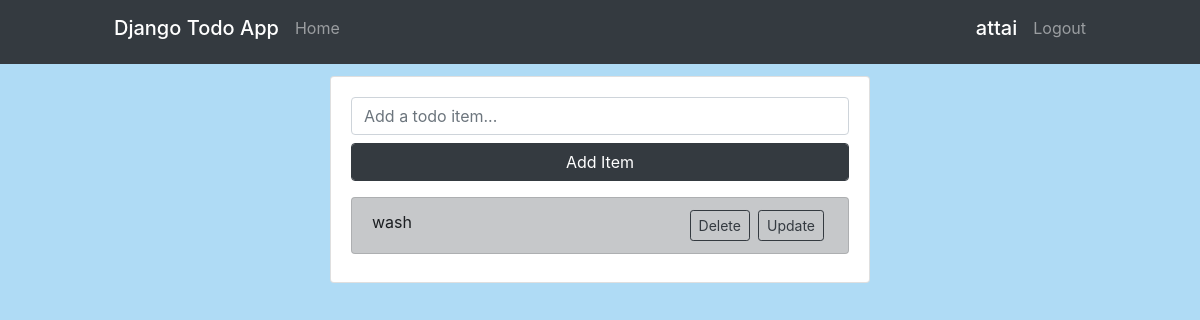
Before: / (signed in) with the older database file.
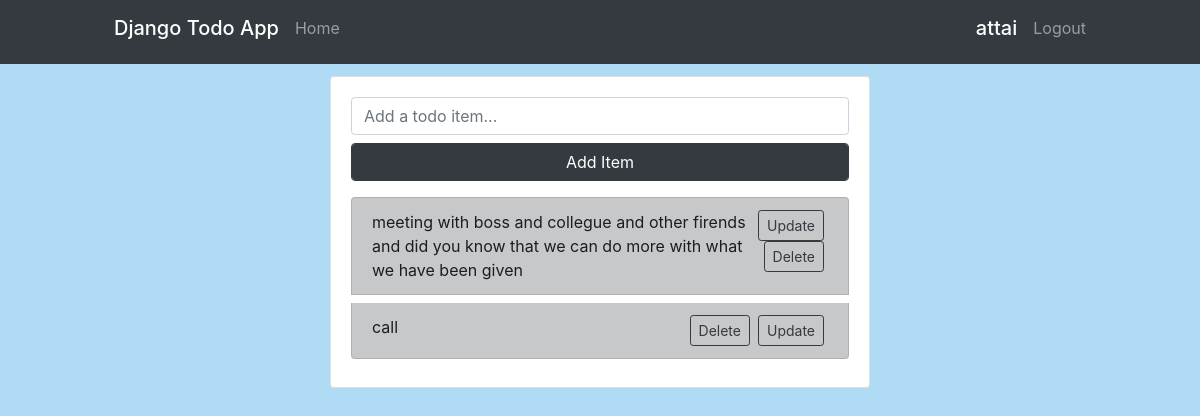
After: the same page with the newer database file.
### tasks/models.py (models this page shows)
class Todo(models.Model):
    user = models.ForeignKey(User, on_delete=models.CASCADE, blank=True, null=True)
    title = models.CharField(max_length=200, default='')
    completed = models.BooleanField(default=False)
    def __str__(self):
        return self.title
    class Meta:
        unique_together = ('user', 'title',)

### tasks/views.py (the view)
# urls.py: path('', views.index, name="index"),
@login_required(login_url='login')
def index(request):
    todos = Todo.objects.filter(user=request.user)
    form = TodoForm()
    try:
        if request.method == 'POST':
            form = TodoForm(request.POST)
            if form.is_valid():
                instance = form.save()
                instance.user = request.user
                instance.save()
            return redirect('/')
    except IntegrityError as e:
        if 'UNIQUE constraint' in str(e.args):
            messages.info(request, 'Todo item already exits in the todo list')
            return redirect('/')
    context = {'todos': todos, 'form': form}
    return render(request, 'tasks/index.html', context)

### tasks/forms.py
class TodoForm(forms.ModelForm):
    title= forms.CharField(widget=forms.TextInput(attrs={'placeholder': 'Add a todo item...',
     'class': 'form-control'}))
    class Meta:
        model = Todo
        fields = ['title', 'completed', ]

### tasks/templates/tasks/index.html (shortened to what this page needs)
{% extends 'tasks/base.html' %}
{% load crispy_forms_tags %}
{% block content %}
<div class="row">
    <div class="col-md-6 col-sm-12 mx-auto">
        <div class="card card-body">
            <div class="form-group">
                <form method="POST" action="/" autocomplete="off">
                        {{form.title}}
                        <input type="submit" value="Add Item" class="form-control btn btn-dark mt-2" >
                </form>
            </div>
                <ul class="list-group">
                    {% for todo in todos%}
                        <li class="list-group-item list-group-item-dark d-flex justify-content-between mb-2">
                            {% if todo.completed == True %}
                                <strike>{{todo}}</strike>
                            {% else %}
                                    <span>{{todo}}</span>
                            {% endif %}
                                    <div>
                                        <a class="btn btn-sm btn-outline-dark float-right mx-1" href="{% url 'update' todo.id %}">
                                            Update</a>
                                        <a class="btn btn-sm btn-outline-dark float-right mx-1" href="{% url 'delete' todo.id %}">
                                            Delete</a>
                                    </div>
                        </li>
                    {% endfor%}
                </ul>
        </div>
    </div>
</div>
{% endblock content %}

### tasks/templates/tasks/base.html (shortened to what this page needs)
{% load static %}
{% load crispy_forms_tags %}
<!DOCTYPE html>
<html lang="en">
<head>
    <link rel="stylesheet" href="https://stackpath.bootstrapcdn.com/bootstrap/4.4.1/css/bootstrap.min.css">
    <link rel="stylesheet" type="text/css" href="{% static 'style.css' %}">
</head>
<body>
    {% include 'tasks/navbar.html' %}
    <div class="container">
          <div class="mt-1" >
              {% block content %}{% endblock %}
          </div>
    </div>
</body>
</html>

### tasks/templates/tasks/navbar.html (shortened to what this page needs)
<nav class="navbar navbar-expand-md navbar-dark bg-dark ">
  <div class="collapse navbar-collapse" id="collapse-target">
      {% if user.is_authenticated %}
      <div class="navbar-nav mr-auto">
          <h5 class="nav-link active">Django Todo App</h5>
          <a class="nav-link" href="{% url 'index' %}">Home</a>
      </div>
      <div class="navbar-nav ml-auto">
        <h5 class="nav-link active">{{request.user}}</h5>
        <a class="nav-link" href="{% url 'logout' %}">Logout</a>
      </div>
      {% endif %}
  </div>
</nav>

### static/style.css (style rules this page uses)
body { background-color: rgb(175, 219, 245); }

Changed rows visible on the page:
removed Todo: title "wash"
added Todo: title "meeting with boss and collegue and other firends and did you know that we can do more with what we have been given"
added Todo: title "call"
